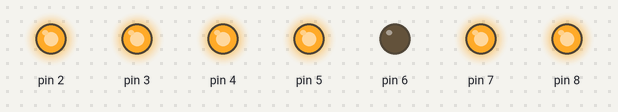
The sketch below on a simulated Arduino Uno, built with avr-gcc and run on an emulated ATmega328P. On the bench: output pins drawn as LEDs (lit = HIGH).

Above: at 0.5 s.
At 2.5 s:
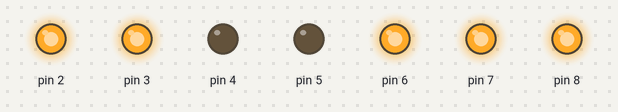
At 4.5 s:
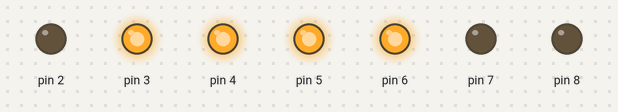
At 9.5 s:
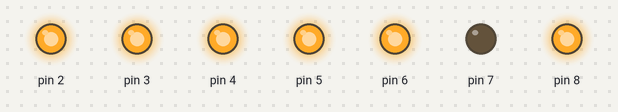
At 14.5 s:
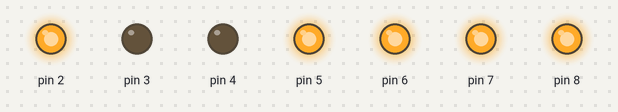
At 19.5 s:
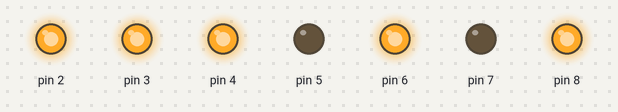
Timing chart, 0 to 20.8 s (numbered marks = the images above):
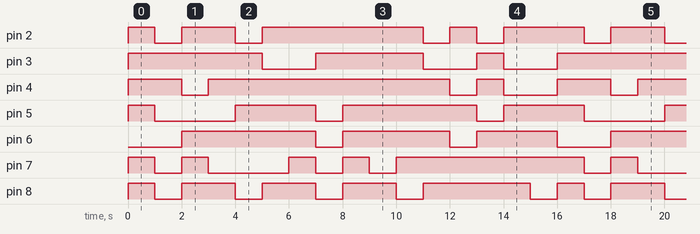

Measured:
- by itself, pin 2: repeats every 16.0 s: LOW 1.0 s, HIGH 2.0 s, LOW 1.0 s, HIGH 6.0 s, LOW 1.0 s, HIGH 1.0 s, LOW 1.0 s, HIGH 3.0 s
- by itself, pin 3: repeats every 16.0 s: LOW 2.0 s, HIGH 4.0 s, LOW 2.0 s, HIGH 1.0 s, LOW 2.0 s, HIGH 5.0 s
- by itself, pin 4: repeats every 16.0 s: LOW 1.0 s, HIGH 9.0 s, LOW 1.0 s, HIGH 1.0 s, LOW 2.0 s, HIGH 2.0 s
- by itself, pin 5: repeats every 16.0 s: LOW 3.0 s, HIGH 3.0 s, LOW 1.0 s, HIGH 5.0 s, LOW 1.0 s, HIGH 3.0 s
- by itself, pin 6: repeats every 16.0 s: LOW 1.0 s, HIGH 4.0 s, LOW 1.0 s, HIGH 3.0 s, LOW 2.0 s, HIGH 5.0 s
- by itself, pin 7: repeats every 16.0 s: LOW 1.0 s, HIGH 1.0 s, LOW 3.0 s, 2 × (HIGH 1.0 s, LOW 1.0 s), HIGH 7.0 s
- by itself, pin 8: repeats every 16.0 s: 3 × (LOW 1.0 s, HIGH 2.0 s), LOW 1.0 s, HIGH 4.0 s, LOW 1.0 s, HIGH 1.0 s

The sketch:

sketch_apr23a.ino
```cpp
enum HEX_D {
  H0 = 0x3F,
  H1 = 0x06,
  H2 = 0x5B,
  H3 = 0x4F,
  H4 = 0x66,
  H5 = 0x6D,
  H6 = 0x7D,
  H7 = 0x07,
  H8 = 0x7F,
  H9 = 0x6F,
  HA = 0x77,
  HB = 0x7C,
  HC = 0x39,
  HD = 0x5E,
  HE = 0x79,
  HF = 0x71
};

void setup() {
  Serial.begin(9600);

  pinMode(2, OUTPUT);
  pinMode(3, OUTPUT);
  pinMode(4, OUTPUT);
  pinMode(5, OUTPUT);
  pinMode(6, OUTPUT);
  pinMode(7, OUTPUT);
  pinMode(8, OUTPUT);
}

void write_hex(HEX_D hex_enum) {
  digitalWrite(2, LOW);
  digitalWrite(3, LOW);
  digitalWrite(4, LOW);
  digitalWrite(5, LOW);
  digitalWrite(6, LOW);
  digitalWrite(7, LOW);
  digitalWrite(8, LOW);

  int hex_num = int(hex_enum);

  digitalWrite(2, (hex_num & 0x1)? HIGH : LOW); // SEG A
  digitalWrite(3, (hex_num & 0x2)? HIGH : LOW); // SEG B
  digitalWrite(4, (hex_num & 0x4)? HIGH : LOW); // SEG C
  digitalWrite(5, (hex_num & 0x20)? HIGH : LOW); // SEG F
  digitalWrite(6, (hex_num & 0x40)? HIGH : LOW); // SEG G
  digitalWrite(7, (hex_num & 0x10)? HIGH : LOW); // SEG E
  digitalWrite(8, (hex_num & 0x8)? HIGH : LOW); // SEG D
}

void write_all() {
  write_hex(H0);
    delay(1000);

    write_hex(H1);
    delay(1000);

    write_hex(H2);
    delay(1000);

    write_hex(H3);
    delay(1000);

    write_hex(H4);
    delay(1000);

    write_hex(H5);
    delay(1000);

    write_hex(H6);
    delay(1000);

    write_hex(H7);
    delay(1000);

    write_hex(H8);
    delay(1000);

    write_hex(H9);
    delay(1000);

    write_hex(HA);
    delay(1000);

    write_hex(HB);
    delay(1000);

    write_hex(HC);
    delay(1000);

    write_hex(HD);
    delay(1000);

    write_hex(HE);
    delay(1000);

    write_hex(HF);
    delay(1000);

}

void loop() {
    write_all();
}
```
